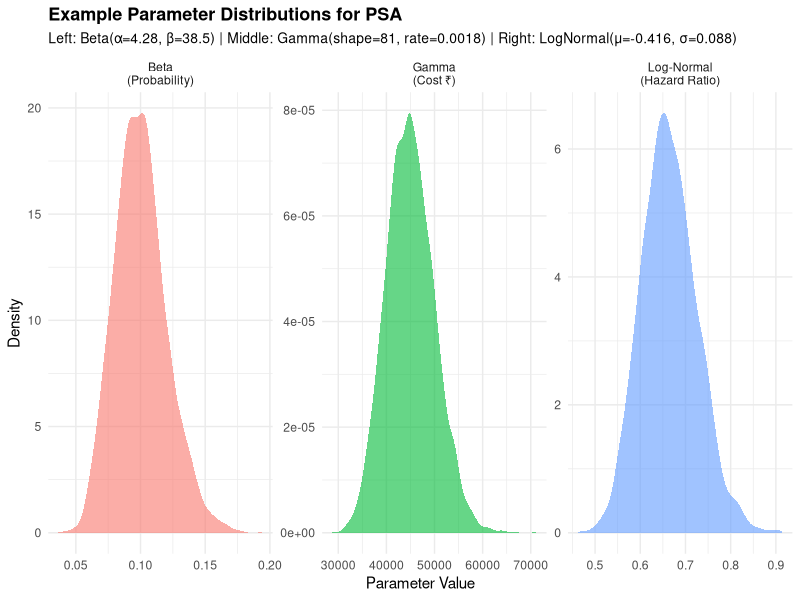
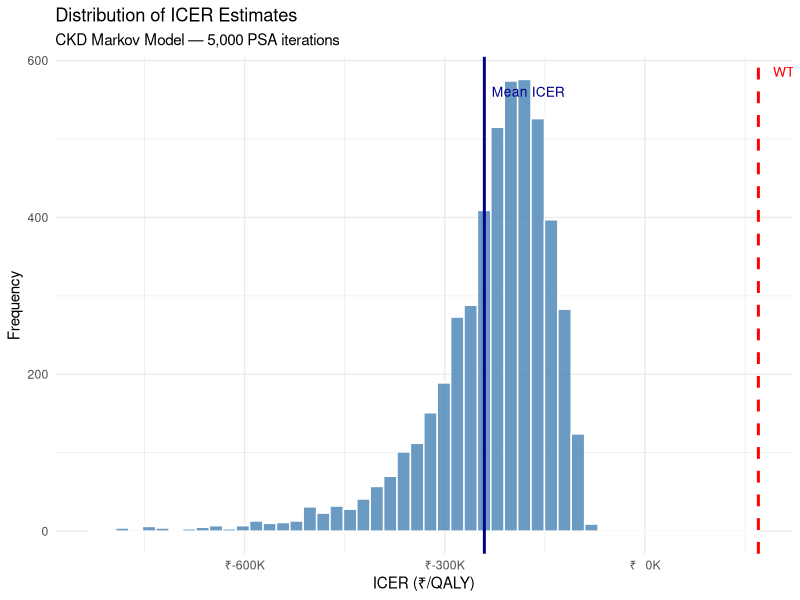
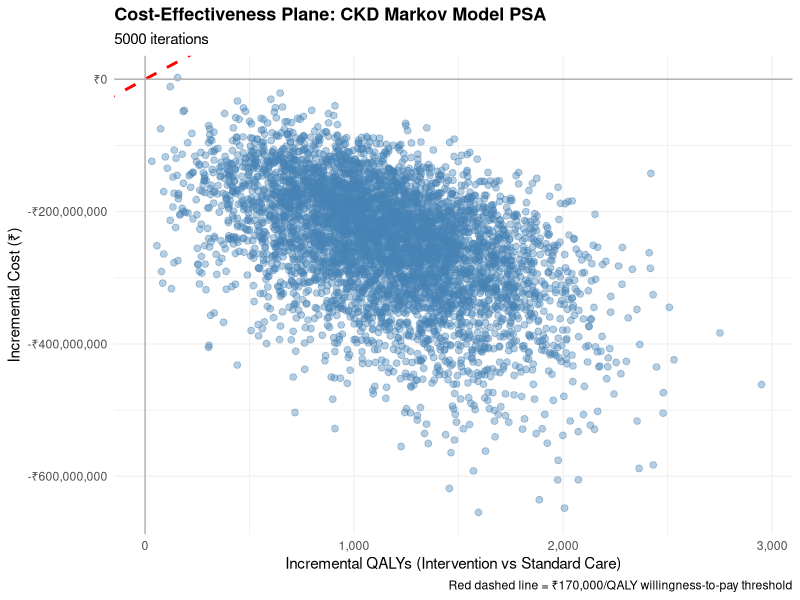
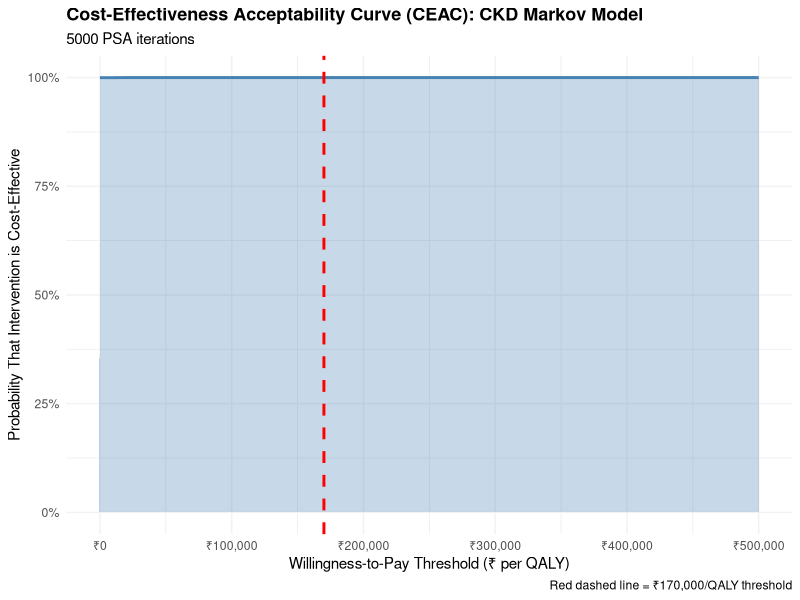
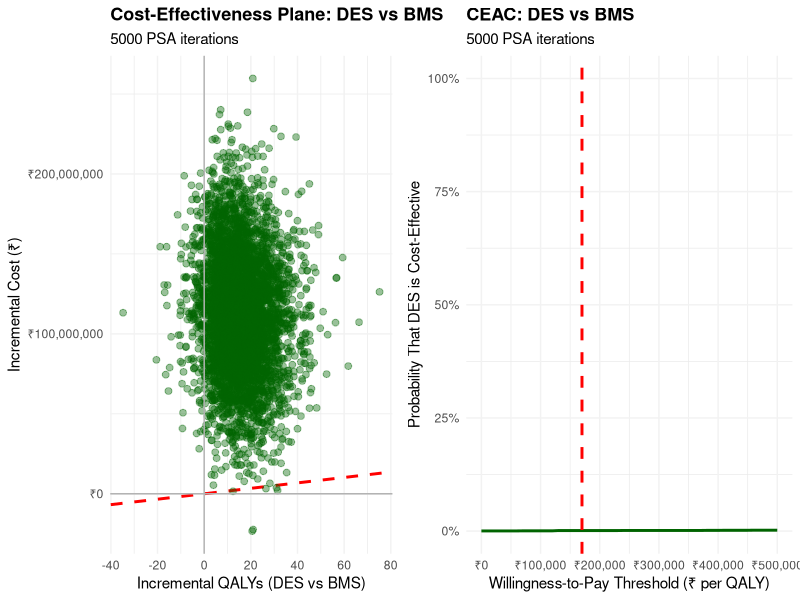

The R script that drew these images, in order:
## ---- chunk 1
#| label: fig-psa-workflow
#| echo: true
#| fig-cap: "The PSA workflow — same steps regardless of model type"

library(DiagrammeR)

grViz("
digraph psa_workflow {
  graph [rankdir=LR, bgcolor='transparent', fontname='Helvetica']
  node [shape=box, style='filled,rounded', fontname='Helvetica', fontsize=11]

  A [label='1. Define\nDistributions\nfor each parameter', fillcolor='#4e79a7', fontcolor='white']
  B [label='2. Sample\nParameters\n(random draw)', fillcolor='#59a14f', fontcolor='white']
  C [label='3. Run\nModel\n(one iteration)', fillcolor='#f28e2b', fontcolor='white']
  D [label='4. Store\nResults\n(cost, QALY, ICER)', fillcolor='#e15759', fontcolor='white']
  E [label='5. Repeat\n1000-10000\ntimes', fillcolor='#76b7b2', fontcolor='white']
  F [label='6. Summarise\nUncertainty\n(CE plane, CEAC)', fillcolor='#edc948', fontcolor='black']

  A -> B -> C -> D -> E -> F
  E -> B [style=dashed, label='Loop', fontsize=9]
}
")
## ---- chunk 2
#| label: fig-distribution-map
#| echo: true
#| fig-cap: "Choosing the right distribution for each parameter type"

grViz("
digraph dist_map {
  graph [rankdir=TB, bgcolor='transparent', fontname='Helvetica']
  node [fontname='Helvetica', fontsize=11, style='filled,rounded', shape=box]

  title [label='Parameter Type → Distribution', shape=none, fontsize=14, fontname='Helvetica-Bold']

  prob [label='Probabilities\n& Utilities\n(bounded 0-1)', fillcolor='#4e79a7', fontcolor='white', width=2]
  cost [label='Costs\n(non-negative,\nright-skewed)', fillcolor='#59a14f', fontcolor='white', width=2]
  hr [label='Hazard Ratios\n& Relative Risks\n(positive, often <1)', fillcolor='#f28e2b', fontcolor='white', width=2]

  beta [label='Beta(α, β)', fillcolor='#d4e6f1', shape=ellipse, width=1.5]
  gamma [label='Gamma(shape, rate)', fillcolor='#d5f5e3', shape=ellipse, width=1.5]
  lognorm [label='Log-Normal(μ, σ)', fillcolor='#fdebd0', shape=ellipse, width=1.5]

  title -> prob [style=invis]
  title -> cost [style=invis]
  title -> hr [style=invis]

  prob -> beta
  cost -> gamma
  hr -> lognorm
}
")
## ---- chunk 3
#| label: distributions-plot
#| message: false
#| fig-width: 12
#| fig-height: 5

library(ggplot2)
library(dplyr)
library(tidyr)

# Set seed for reproducibility
set.seed(2026)

# Beta example: transition probability p_12 = 0.10, SE = 0.02
mean_p <- 0.10
se_p <- 0.02
var_p <- se_p^2
alpha_beta <- mean_p * (mean_p * (1 - mean_p) / var_p - 1)
beta_beta <- (1 - mean_p) * (mean_p * (1 - mean_p) / var_p - 1)
samples_beta <- rbeta(5000, alpha_beta, beta_beta)

# Gamma example: cost_moderate = ₹45,000, SE = ₹5,000
mean_cost <- 45000
se_cost <- 5000
shape_gamma <- mean_cost^2 / (se_cost^2)
rate_gamma <- mean_cost / (se_cost^2)
samples_gamma <- rgamma(5000, shape = shape_gamma, rate = rate_gamma)

# Log-Normal example: HR = 0.66, 95% CI (0.55, 0.79)
hr_point <- 0.66
hr_lower <- 0.55
hr_upper <- 0.79
log_hr_se <- (log(hr_upper) - log(hr_lower)) / 3.92
log_hr_mean <- log(hr_point)
samples_lognormal <- rlnorm(5000, meanlog = log_hr_mean, sdlog = log_hr_se)

# Combine into a single data frame for plotting
dist_data <- tibble(
  Distribution = rep(c("Beta\n(Probability)", "Gamma\n(Cost ₹)", "Log-Normal\n(Hazard Ratio)"),
                     c(5000, 5000, 5000)),
  Value = c(samples_beta, samples_gamma, samples_lognormal)
)

# Plot
ggplot(dist_data, aes(x = Value, fill = Distribution)) +
  geom_density(alpha = 0.6, color = NA) +
  facet_wrap(~ Distribution, scales = "free") +
  labs(
    title = "Example Parameter Distributions for PSA",
    subtitle = "Left: Beta(α=4.28, β=38.5) | Middle: Gamma(shape=81, rate=0.0018) | Right: LogNormal(μ=-0.416, σ=0.088)",
    x = "Parameter Value",
    y = "Density"
  ) +
  theme_minimal() +
  theme(
    legend.position = "none",
    plot.title = element_text(face = "bold", size = 13),
    plot.subtitle = element_text(size = 10)
  )
## ---- chunk 4
#| label: run-markov-psa-function

run_markov_psa <- function(
    # Transition probabilities
    p_12, p_23, p_1d, p_2d, p_3d,
    # Treatment effect (hazard ratio for progression)
    hr_treatment,
    # Costs (annual, in Rupees)
    cost_early, cost_moderate, cost_advanced, cost_ace, cost_screening,
    # Utilities
    util_early, util_moderate, util_advanced,
    # Time horizon
    n_years = 20) {

  # Number of cohort members
  n_cohort <- 1000

  # Initialize states for standard care (no treatment)
  states_standard <- matrix(0, nrow = n_years + 1, ncol = 4)
  colnames(states_standard) <- c("Early", "Moderate", "Advanced", "Dead")

  # Initialize states for intervention (with treatment)
  states_intervention <- matrix(0, nrow = n_years + 1, ncol = 4)
  colnames(states_intervention) <- c("Early", "Moderate", "Advanced", "Dead")

  # Starting cohort: all in Early CKD state
  states_standard[1, 1] <- n_cohort
  states_intervention[1, 1] <- n_cohort

  # Run Markov chain for 20 years
  for (year in 1:n_years) {
    # Standard care: use base transition probabilities
    early_standard <- states_standard[year, 1]
    moderate_standard <- states_standard[year, 2]
    advanced_standard <- states_standard[year, 3]

    states_standard[year + 1, 1] <- early_standard * (1 - p_12 - p_1d)
    states_standard[year + 1, 2] <- early_standard * p_12 + moderate_standard * (1 - p_23 - p_2d)
    states_standard[year + 1, 3] <- moderate_standard * p_23 + advanced_standard * (1 - p_3d)
    states_standard[year + 1, 4] <- early_standard * p_1d +
                                     moderate_standard * p_2d +
                                     advanced_standard * p_3d +
                                     states_standard[year, 4]

    # Intervention: apply HR to progression probabilities
    early_intervention <- states_intervention[year, 1]
    moderate_intervention <- states_intervention[year, 2]
    advanced_intervention <- states_intervention[year, 3]

    # Reduced progression with HR
    p_12_tx <- 1 - (1 - p_12)^hr_treatment
    p_23_tx <- 1 - (1 - p_23)^hr_treatment

    states_intervention[year + 1, 1] <- early_intervention * (1 - p_12_tx - p_1d)
    states_intervention[year + 1, 2] <- early_intervention * p_12_tx +
                                         moderate_intervention * (1 - p_23_tx - p_2d)
    states_intervention[year + 1, 3] <- moderate_intervention * p_23_tx +
                                         advanced_intervention * (1 - p_3d)
    states_intervention[year + 1, 4] <- early_intervention * p_1d +
                                         moderate_intervention * p_2d +
                                         advanced_intervention * p_3d +
                                         states_intervention[year, 4]
  }

  # Calculate total costs and QALYs for standard care
  cost_standard <- sum(
    states_standard[-1, 1] * cost_early +
    states_standard[-1, 2] * cost_moderate +
    states_standard[-1, 3] * cost_advanced +
    states_standard[-1, 1] * cost_screening
  )

  qaly_standard <- sum(
    states_standard[-1, 1] * util_early +
    states_standard[-1, 2] * util_moderate +
    states_standard[-1, 3] * util_advanced
  )

  # Calculate total costs and QALYs for intervention
  cost_intervention <- sum(
    states_intervention[-1, 1] * cost_early +
    states_intervention[-1, 2] * cost_moderate +
    states_intervention[-1, 3] * cost_advanced +
    states_intervention[-1, 1] * cost_screening +
    states_intervention[-1, 1] * cost_ace
  )

  qaly_intervention <- sum(
    states_intervention[-1, 1] * util_early +
    states_intervention[-1, 2] * util_moderate +
    states_intervention[-1, 3] * util_advanced
  )

  return(list(
    cost_standard = cost_standard,
    cost_intervention = cost_intervention,
    qaly_standard = qaly_standard,
    qaly_intervention = qaly_intervention
  ))
}
## ---- chunk 5
#| label: run-ckd-psa
#| message: false

library(ggplot2)
library(dplyr)
library(tidyr)

set.seed(2026)

# Define parameter distributions
# ============================================================================

# Transition probabilities (Beta distributions)
# Base parameters from Session 5
p_12_mean <- 0.10
p_23_mean <- 0.12
p_1d_mean <- 0.02
p_2d_mean <- 0.04
p_3d_mean <- 0.15

# Standard errors (assumed from literature)
p_se <- 0.02  # Common SE for transition probabilities

# Convert to Beta parameters
convert_beta_params <- function(mean, se) {
  var <- se^2
  alpha <- mean * (mean * (1 - mean) / var - 1)
  beta <- (1 - mean) * (mean * (1 - mean) / var - 1)
  return(c(alpha = alpha, beta = beta))
}

beta_12 <- convert_beta_params(p_12_mean, p_se)
beta_23 <- convert_beta_params(p_23_mean, p_se)
beta_1d <- convert_beta_params(p_1d_mean, p_se)
beta_2d <- convert_beta_params(p_2d_mean, p_se)
beta_3d <- convert_beta_params(p_3d_mean, p_se)

# Treatment effect (Log-Normal): HR = 0.66, 95% CI (0.55, 0.79)
hr_mean <- 0.66
hr_lower <- 0.55
hr_upper <- 0.79
log_hr_se <- (log(hr_upper) - log(hr_lower)) / 3.92
log_hr_mean <- log(hr_mean)

# Costs (Gamma distributions)
# Base costs and standard errors
cost_early_mean <- 12000
cost_early_se <- 1500

cost_moderate_mean <- 45000
cost_moderate_se <- 5000

cost_advanced_mean <- 350000
cost_advanced_se <- 50000

cost_ace_mean <- 6000
cost_ace_se <- 800

cost_screening_mean <- 500
cost_screening_se <- 100

# Convert to Gamma parameters
convert_gamma_params <- function(mean, se) {
  var <- se^2
  shape <- mean^2 / var
  rate <- mean / var
  return(c(shape = shape, rate = rate))
}

gamma_early <- convert_gamma_params(cost_early_mean, cost_early_se)
gamma_moderate <- convert_gamma_params(cost_moderate_mean, cost_moderate_se)
gamma_advanced <- convert_gamma_params(cost_advanced_mean, cost_advanced_se)
gamma_ace <- convert_gamma_params(cost_ace_mean, cost_ace_se)
gamma_screening <- convert_gamma_params(cost_screening_mean, cost_screening_se)

# Utilities (Beta distributions)
# Utilities are proportions, so use Beta(α, β) directly
util_early_mean <- 0.85
util_early_se <- 0.05

util_moderate_mean <- 0.72
util_moderate_se <- 0.06

util_advanced_mean <- 0.55
util_advanced_se <- 0.08

beta_util_early <- convert_beta_params(util_early_mean, util_early_se)
beta_util_moderate <- convert_beta_params(util_moderate_mean, util_moderate_se)
beta_util_advanced <- convert_beta_params(util_advanced_mean, util_advanced_se)

# ============================================================================
# RUN PSA: 5,000 iterations
# ============================================================================

n_sim <- 5000
psa_results <- data.frame(
  iteration = 1:n_sim,
  cost_standard = NA,
  cost_intervention = NA,
  qaly_standard = NA,
  qaly_intervention = NA,
  inc_cost = NA,
  inc_qaly = NA,
  icer = NA
)

cat("Running CKD PSA...\n")

for (i in 1:n_sim) {
  # Sample parameters from distributions
  p_12_sampled <- rbeta(1, beta_12["alpha"], beta_12["beta"])
  p_23_sampled <- rbeta(1, beta_23["alpha"], beta_23["beta"])
  p_1d_sampled <- rbeta(1, beta_1d["alpha"], beta_1d["beta"])
  p_2d_sampled <- rbeta(1, beta_2d["alpha"], beta_2d["beta"])
  p_3d_sampled <- rbeta(1, beta_3d["alpha"], beta_3d["beta"])

  hr_sampled <- rlnorm(1, log_hr_mean, log_hr_se)

  cost_early_sampled <- rgamma(1, gamma_early["shape"], gamma_early["rate"])
  cost_moderate_sampled <- rgamma(1, gamma_moderate["shape"], gamma_moderate["rate"])
  cost_advanced_sampled <- rgamma(1, gamma_advanced["shape"], gamma_advanced["rate"])
  cost_ace_sampled <- rgamma(1, gamma_ace["shape"], gamma_ace["rate"])
  cost_screening_sampled <- rgamma(1, gamma_screening["shape"], gamma_screening["rate"])

  util_early_sampled <- rbeta(1, beta_util_early["alpha"], beta_util_early["beta"])
  util_moderate_sampled <- rbeta(1, beta_util_moderate["alpha"], beta_util_moderate["beta"])
  util_advanced_sampled <- rbeta(1, beta_util_advanced["alpha"], beta_util_advanced["beta"])

  # Run model with sampled parameters
  result <- run_markov_psa(
    p_12 = p_12_sampled,
    p_23 = p_23_sampled,
    p_1d = p_1d_sampled,
    p_2d = p_2d_sampled,
    p_3d = p_3d_sampled,
    hr_treatment = hr_sampled,
    cost_early = cost_early_sampled,
    cost_moderate = cost_moderate_sampled,
    cost_advanced = cost_advanced_sampled,
    cost_ace = cost_ace_sampled,
    cost_screening = cost_screening_sampled,
    util_early = util_early_sampled,
    util_moderate = util_moderate_sampled,
    util_advanced = util_advanced_sampled
  )

  # Store results
  psa_results$cost_standard[i] <- result$cost_standard
  psa_results$cost_intervention[i] <- result$cost_intervention
  psa_results$qaly_standard[i] <- result$qaly_standard
  psa_results$qaly_intervention[i] <- result$qaly_intervention
  psa_results$inc_cost[i] <- result$cost_intervention - result$cost_standard
  psa_results$inc_qaly[i] <- result$qaly_intervention - result$qaly_standard
  psa_results$icer[i] <- psa_results$inc_cost[i] / psa_results$inc_qaly[i]

  # Progress update
  if (i %% 1000 == 0) {
    cat(sprintf("Completed %d of %d iterations\n", i, n_sim))
  }
}

cat("PSA complete.\n")
## ---- chunk 6
#| label: psa-summary-ckd

# Calculate summary statistics
mean_icer <- mean(psa_results$icer)
median_icer <- median(psa_results$icer)
lower_ci_icer <- quantile(psa_results$icer, 0.025)
upper_ci_icer <- quantile(psa_results$icer, 0.975)

mean_inc_cost <- mean(psa_results$inc_cost)
mean_inc_qaly <- mean(psa_results$inc_qaly)

cat("======================================\n")
cat("CKD Markov Model PSA Results (5,000 iterations)\n")
cat("======================================\n\n")

cat("Mean Incremental Cost:    ", format(round(mean_inc_cost), big.mark=","), " ₹\n")
cat("Mean Incremental QALY:    ", format(round(mean_inc_qaly, 2), big.mark=","), "\n")
cat("Mean ICER:                ", format(round(mean_icer), big.mark=","), " ₹/QALY\n")
cat("Median ICER:              ", format(round(median_icer), big.mark=","), " ₹/QALY\n")
cat("95% Credible Interval:    ₹", format(round(lower_ci_icer), big.mark=","),
    " to ₹", format(round(upper_ci_icer), big.mark=","), "\n\n")

cat("WTP Threshold:            ₹170,000 per QALY\n")
## ---- chunk 7
#| label: fig-icer-histogram-ckd
#| echo: true
#| fig-cap: "Distribution of ICERs from 5,000 PSA iterations — CKD Markov model"

# Filter out extreme ICERs for better visualisation
icer_filtered <- psa_results$icer[psa_results$icer > quantile(psa_results$icer, 0.01) &
                                   psa_results$icer < quantile(psa_results$icer, 0.99)]

ggplot(data.frame(ICER = icer_filtered), aes(x = ICER)) +
  geom_histogram(bins = 50, fill = "steelblue", colour = "white", alpha = 0.8) +
  geom_vline(xintercept = 170000, colour = "red", linetype = "dashed", linewidth = 1) +
  annotate("text", x = 170000, y = Inf, label = "WTP = ₹170,000/QALY",
           colour = "red", hjust = -0.1, vjust = 2, size = 3.5) +
  geom_vline(xintercept = mean(psa_results$icer), colour = "darkblue", linewidth = 1) +
  annotate("text", x = mean(psa_results$icer), y = Inf, label = "Mean ICER",
           colour = "darkblue", hjust = -0.1, vjust = 4, size = 3.5) +
  scale_x_continuous(labels = function(x) paste0("₹", format(round(x/1000), big.mark=","), "K")) +
  labs(x = "ICER (₹/QALY)", y = "Frequency",
       title = "Distribution of ICER Estimates",
       subtitle = "CKD Markov Model — 5,000 PSA iterations") +
  theme_minimal()
## ---- chunk 8
#| label: ce-plane-ckd
#| fig-width: 10
#| fig-height: 7
#| message: false

# Add WTP line parameter
wtp <- 170000  # ₹170,000 per QALY

# Create the cost-effectiveness plane
ce_plane <- ggplot(psa_results, aes(x = inc_qaly, y = inc_cost)) +
  # Add WTP line
  geom_abline(intercept = 0, slope = wtp, color = "red", linewidth = 1, linetype = "dashed",
              label = paste("WTP threshold: ₹", format(wtp, big.mark=","), "/QALY")) +
  # Add data points
  geom_point(alpha = 0.4, color = "steelblue", size = 2) +
  # Add quadrant lines
  geom_hline(yintercept = 0, color = "gray70", linewidth = 0.5) +
  geom_vline(xintercept = 0, color = "gray70", linewidth = 0.5) +
  # Labels and formatting
  labs(
    title = "Cost-Effectiveness Plane: CKD Markov Model PSA",
    subtitle = paste(n_sim, "iterations"),
    x = "Incremental QALYs (Intervention vs Standard Care)",
    y = "Incremental Cost (₹)",
    caption = "Red dashed line = ₹170,000/QALY willingness-to-pay threshold"
  ) +
  scale_y_continuous(labels = scales::comma_format(prefix = "₹")) +
  scale_x_continuous(labels = scales::comma_format()) +
  theme_minimal() +
  theme(
    plot.title = element_text(face = "bold", size = 13),
    plot.subtitle = element_text(size = 11),
    panel.grid.major = element_line(color = "gray95"),
    legend.position = "top"
  )

print(ce_plane)
## ---- chunk 9
#| label: ceac-ckd
#| fig-width: 10
#| fig-height: 6
#| message: false

# Define a range of WTP thresholds
wtp_range <- seq(0, 500000, by = 10000)

# For each WTP, calculate probability that intervention is cost-effective
ceac_data <- data.frame(
  wtp = wtp_range,
  prob_cost_effective = NA
)

for (j in 1:nrow(ceac_data)) {
  # Net Monetary Benefit (NMB) for intervention at each WTP:
  # NMB = (inc_qaly * wtp) - inc_cost
  nmb_intervention <- psa_results$inc_qaly * ceac_data$wtp[j] - psa_results$inc_cost

  # Probability that NMB > 0 (i.e., intervention is cost-effective)
  ceac_data$prob_cost_effective[j] <- mean(nmb_intervention > 0)
}

# Plot CEAC
ceac_plot <- ggplot(ceac_data, aes(x = wtp, y = prob_cost_effective)) +
  geom_line(color = "steelblue", linewidth = 1) +
  geom_area(fill = "steelblue", alpha = 0.3) +
  # Add reference line at WTP = 170,000
  geom_vline(xintercept = 170000, color = "red", linetype = "dashed", linewidth = 1) +
  # Labels and formatting
  labs(
    title = "Cost-Effectiveness Acceptability Curve (CEAC): CKD Markov Model",
    subtitle = paste(n_sim, "PSA iterations"),
    x = "Willingness-to-Pay Threshold (₹ per QALY)",
    y = "Probability That Intervention is Cost-Effective",
    caption = "Red dashed line = ₹170,000/QALY threshold"
  ) +
  scale_x_continuous(labels = scales::comma_format(prefix = "₹")) +
  scale_y_continuous(limits = c(0, 1), labels = scales::percent_format()) +
  theme_minimal() +
  theme(
    plot.title = element_text(face = "bold", size = 13),
    plot.subtitle = element_text(size = 11),
    panel.grid.major = element_line(color = "gray95")
  )

print(ceac_plot)

# Calculate probability at the ₹170,000 threshold
prob_ce_at_170k <- mean((psa_results$inc_qaly * 170000 - psa_results$inc_cost) > 0)
cat("\n\nAt WTP = ₹170,000/QALY:\n")
cat(sprintf("Probability that intervention is cost-effective: %.1f%%\n", prob_ce_at_170k * 100))
## ---- chunk 10
#| label: run-des-bms-psa-function

run_des_bms_psa <- function(
    # Clinical parameters
    p_mace_bms, p_mace_des,
    p_ist_bms, p_ist_des,
    # Costs (in Rupees)
    cost_bms, cost_des, cost_mace, cost_ist,
    # Utilities (quality-adjusted life expectancy, QALYs over model horizon)
    util_base, util_post_mace) {

  n_cohort <- 1000

  # BMS arm
  n_bms_mace <- n_cohort * p_mace_bms
  n_bms_ist <- n_cohort * p_ist_bms
  n_bms_uncomplicated <- n_cohort - n_bms_mace - n_bms_ist

  cost_bms_total <- n_cohort * cost_bms +
                    n_bms_mace * cost_mace +
                    n_bms_ist * cost_ist

  qaly_bms_total <- n_bms_uncomplicated * util_base +
                    n_bms_mace * util_post_mace +
                    n_bms_ist * util_post_mace

  # DES arm
  n_des_mace <- n_cohort * p_mace_des
  n_des_ist <- n_cohort * p_ist_des
  n_des_uncomplicated <- n_cohort - n_des_mace - n_des_ist

  cost_des_total <- n_cohort * cost_des +
                    n_des_mace * cost_mace +
                    n_des_ist * cost_ist

  qaly_des_total <- n_des_uncomplicated * util_base +
                    n_des_mace * util_post_mace +
                    n_des_ist * util_post_mace

  return(list(
    cost_bms = cost_bms_total,
    cost_des = cost_des_total,
    qaly_bms = qaly_bms_total,
    qaly_des = qaly_des_total
  ))
}
## ---- chunk 11
#| label: run-des-bms-psa-loop

set.seed(2026)

# Define parameter distributions for DES vs BMS
# ============================================================================

# Event rates (Beta distributions)
p_mace_bms_mean <- 0.12
p_mace_des_mean <- 0.08
p_ist_bms_mean <- 0.05
p_ist_des_mean <- 0.02

p_se <- 0.02

beta_mace_bms <- convert_beta_params(p_mace_bms_mean, p_se)
beta_mace_des <- convert_beta_params(p_mace_des_mean, p_se)
beta_ist_bms <- convert_beta_params(p_ist_bms_mean, p_se)
beta_ist_des <- convert_beta_params(p_ist_des_mean, p_se)

# Costs (Gamma distributions)
cost_bms_mean <- 200000
cost_bms_se <- 20000

cost_des_mean <- 320000
cost_des_se <- 30000

cost_mace_mean <- 150000
cost_mace_se <- 25000

cost_ist_mean <- 50000
cost_ist_se <- 10000

gamma_cost_bms <- convert_gamma_params(cost_bms_mean, cost_bms_se)
gamma_cost_des <- convert_gamma_params(cost_des_mean, cost_des_se)
gamma_cost_mace <- convert_gamma_params(cost_mace_mean, cost_mace_se)
gamma_cost_ist <- convert_gamma_params(cost_ist_mean, cost_ist_se)

# Utilities (Beta distributions)
util_base_mean <- 0.92
util_base_se <- 0.03

util_post_mace_mean <- 0.70
util_post_mace_se <- 0.05

beta_util_base <- convert_beta_params(util_base_mean, util_base_se)
beta_util_post_mace <- convert_beta_params(util_post_mace_mean, util_post_mace_se)

# ============================================================================
# RUN PSA: 5,000 iterations
# ============================================================================

n_sim_des_bms <- 5000
psa_des_bms <- data.frame(
  iteration = 1:n_sim_des_bms,
  cost_bms = NA,
  cost_des = NA,
  qaly_bms = NA,
  qaly_des = NA,
  inc_cost = NA,
  inc_qaly = NA,
  icer = NA
)

cat("Running DES vs BMS PSA...\n")

for (i in 1:n_sim_des_bms) {
  # Sample parameters
  p_mace_bms_samp <- rbeta(1, beta_mace_bms["alpha"], beta_mace_bms["beta"])
  p_mace_des_samp <- rbeta(1, beta_mace_des["alpha"], beta_mace_des["beta"])
  p_ist_bms_samp <- rbeta(1, beta_ist_bms["alpha"], beta_ist_bms["beta"])
  p_ist_des_samp <- rbeta(1, beta_ist_des["alpha"], beta_ist_des["beta"])

  cost_bms_samp <- rgamma(1, gamma_cost_bms["shape"], gamma_cost_bms["rate"])
  cost_des_samp <- rgamma(1, gamma_cost_des["shape"], gamma_cost_des["rate"])
  cost_mace_samp <- rgamma(1, gamma_cost_mace["shape"], gamma_cost_mace["rate"])
  cost_ist_samp <- rgamma(1, gamma_cost_ist["shape"], gamma_cost_ist["rate"])

  util_base_samp <- rbeta(1, beta_util_base["alpha"], beta_util_base["beta"])
  util_post_mace_samp <- rbeta(1, beta_util_post_mace["alpha"], beta_util_post_mace["beta"])

  # Run model
  result_des_bms <- run_des_bms_psa(
    p_mace_bms = p_mace_bms_samp,
    p_mace_des = p_mace_des_samp,
    p_ist_bms = p_ist_bms_samp,
    p_ist_des = p_ist_des_samp,
    cost_bms = cost_bms_samp,
    cost_des = cost_des_samp,
    cost_mace = cost_mace_samp,
    cost_ist = cost_ist_samp,
    util_base = util_base_samp,
    util_post_mace = util_post_mace_samp
  )

  psa_des_bms$cost_bms[i] <- result_des_bms$cost_bms
  psa_des_bms$cost_des[i] <- result_des_bms$cost_des
  psa_des_bms$qaly_bms[i] <- result_des_bms$qaly_bms
  psa_des_bms$qaly_des[i] <- result_des_bms$qaly_des
  psa_des_bms$inc_cost[i] <- result_des_bms$cost_des - result_des_bms$cost_bms
  psa_des_bms$inc_qaly[i] <- result_des_bms$qaly_des - result_des_bms$qaly_bms
  psa_des_bms$icer[i] <- psa_des_bms$inc_cost[i] / psa_des_bms$inc_qaly[i]

  if (i %% 1000 == 0) {
    cat(sprintf("Completed %d of %d iterations\n", i, n_sim_des_bms))
  }
}

cat("DES vs BMS PSA complete.\n")
## ---- chunk 12
#| label: des-bms-ce-results
#| fig-width: 14
#| fig-height: 6
#| message: false

# CE Plane for DES vs BMS
ce_plane_des_bms <- ggplot(psa_des_bms, aes(x = inc_qaly, y = inc_cost)) +
  geom_abline(intercept = 0, slope = 170000, color = "red", linewidth = 1, linetype = "dashed") +
  geom_point(alpha = 0.4, color = "darkgreen", size = 2) +
  geom_hline(yintercept = 0, color = "gray70", linewidth = 0.5) +
  geom_vline(xintercept = 0, color = "gray70", linewidth = 0.5) +
  labs(
    title = "Cost-Effectiveness Plane: DES vs BMS",
    subtitle = paste(n_sim_des_bms, "PSA iterations"),
    x = "Incremental QALYs (DES vs BMS)",
    y = "Incremental Cost (₹)"
  ) +
  scale_y_continuous(labels = scales::comma_format(prefix = "₹")) +
  scale_x_continuous(labels = scales::comma_format()) +
  theme_minimal() +
  theme(
    plot.title = element_text(face = "bold", size = 13),
    panel.grid.major = element_line(color = "gray95")
  )

# CEAC for DES vs BMS
wtp_range_des_bms <- seq(0, 500000, by = 10000)
ceac_data_des_bms <- data.frame(
  wtp = wtp_range_des_bms,
  prob_cost_effective = NA
)

for (j in 1:nrow(ceac_data_des_bms)) {
  nmb_des <- psa_des_bms$inc_qaly * ceac_data_des_bms$wtp[j] - psa_des_bms$inc_cost
  ceac_data_des_bms$prob_cost_effective[j] <- mean(nmb_des > 0)
}

ceac_plot_des_bms <- ggplot(ceac_data_des_bms, aes(x = wtp, y = prob_cost_effective)) +
  geom_line(color = "darkgreen", linewidth = 1) +
  geom_area(fill = "darkgreen", alpha = 0.3) +
  geom_vline(xintercept = 170000, color = "red", linetype = "dashed", linewidth = 1) +
  labs(
    title = "CEAC: DES vs BMS",
    subtitle = paste(n_sim_des_bms, "PSA iterations"),
    x = "Willingness-to-Pay Threshold (₹ per QALY)",
    y = "Probability That DES is Cost-Effective"
  ) +
  scale_x_continuous(labels = scales::comma_format(prefix = "₹")) +
  scale_y_continuous(limits = c(0, 1), labels = scales::percent_format()) +
  theme_minimal() +
  theme(
    plot.title = element_text(face = "bold", size = 13),
    panel.grid.major = element_line(color = "gray95")
  )

# Print side-by-side
library(gridExtra)
grid.arrange(ce_plane_des_bms, ceac_plot_des_bms, ncol = 2)

# Summary
prob_des_ce_at_170k <- mean((psa_des_bms$inc_qaly * 170000 - psa_des_bms$inc_cost) > 0)
cat("\n\nDES vs BMS at WTP = ₹170,000/QALY:\n")
cat(sprintf("Mean ICER: ₹%s/QALY\n", format(round(mean(psa_des_bms$icer)), big.mark=",")))
cat(sprintf("Probability that DES is cost-effective: %.1f%%\n", prob_des_ce_at_170k * 100))
